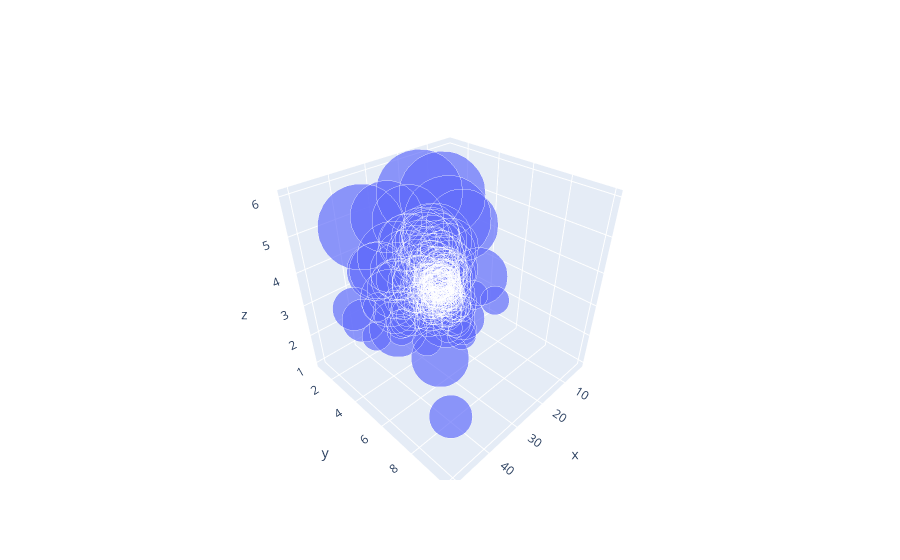

Notebook code for this chart:
### Code cell
fig = go.Figure()
fig.add_trace(go.Scatter3d(x = tips.total_bill, y = tips.tip, mode = 'markers', marker_size = 10*tips['size'], z = tips['size']))

### Figure 1 — Plotly figure (JSON) as saved in the notebook; plotly's stock layout.template omitted (floating-point values rounded to 4 significant figures; data arrays with more than 128 entries replaced by an {"elided": "..."} marker saying what was removed)
{"data": [{"marker": {"size": {"elided": "244 int values"}}, "mode": "markers", "type": "scatter3d", "x": {"elided": "244 float values"}, "y": {"elided": "244 float values"}, "z": {"elided": "244 int values"}}], "layout": {}}
